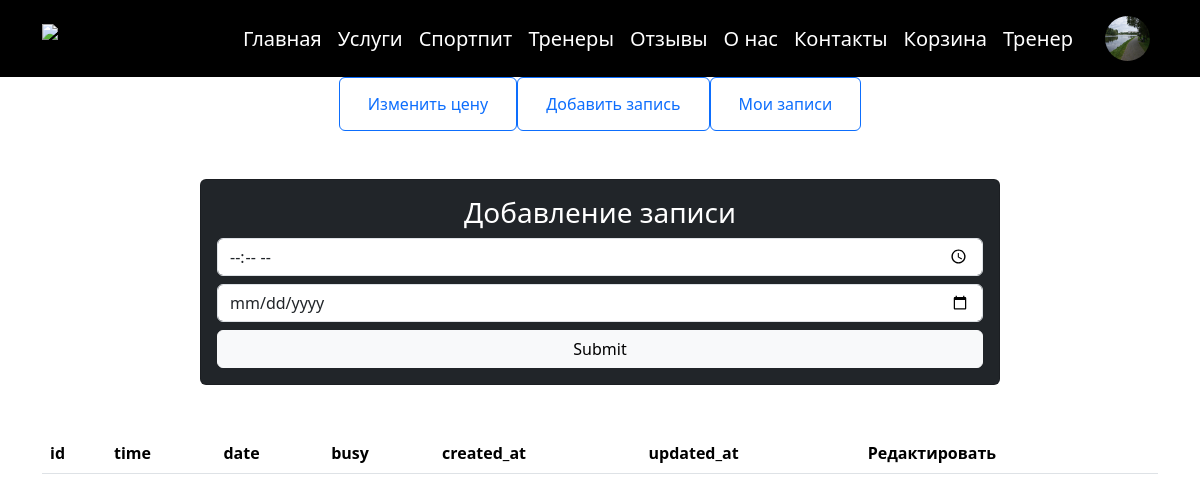
/trainer/index.php?page=record (signed in), run on an earlier commit of the app's database.
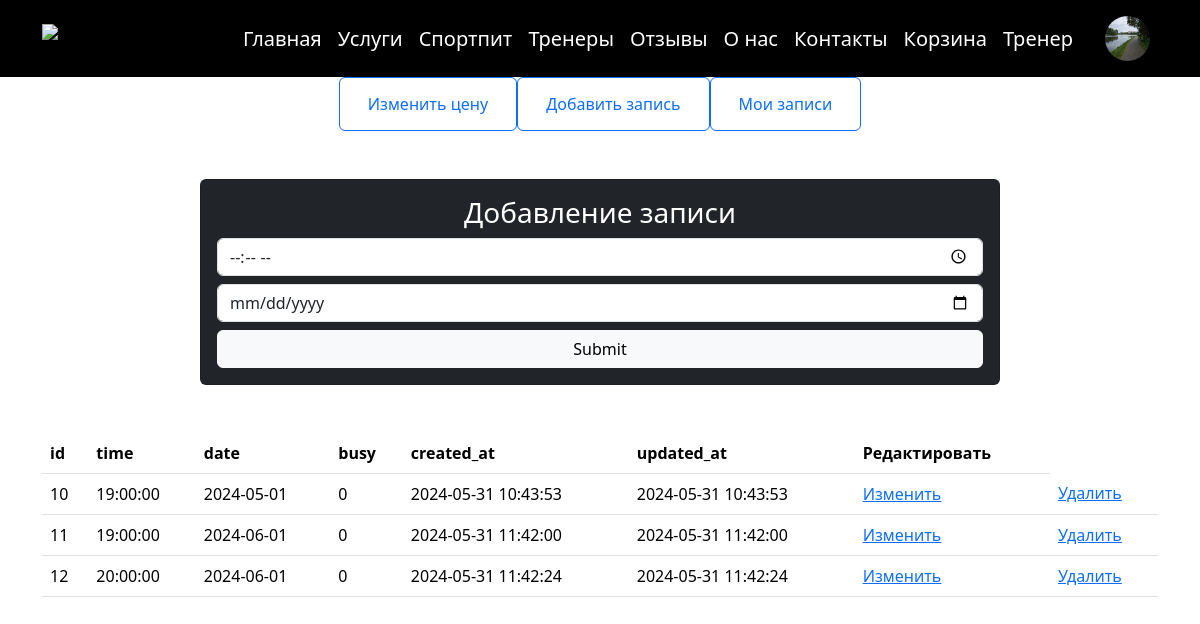
And on a later commit of the database.
### tables this page shows
CREATE TABLE `record` (
  `id` int NOT NULL,
  `time` time NOT NULL,
  `date` date NOT NULL,
  `busy` int NOT NULL DEFAULT '0',
  `user_id` int DEFAULT NULL,
  `id_trainer` int NOT NULL,
  `created_at` timestamp NOT NULL DEFAULT CURRENT_TIMESTAMP,
  `updated_at` timestamp NOT NULL DEFAULT CURRENT_TIMESTAMP
);

### controllers/connect.php (called while the page is built, shortened)
<?php
$connect=mysqli_connect('localhost', 'root', '', 'gym');
if (isset($_SESSION['user_id'])) $user = $connect->query("select * from users where id='$_SESSION[user_id]'")->fetch_array();
?>

### trainer/add_record.php (the view, shortened to what this page needs)
<?php
include_once '../controllers/connect.php';
require_once '../content/header.php';
$record = $connect->query("SELECT * FROM record WHERE busy = 0 AND id_trainer = $user[id]")->fetch_all(MYSQLI_ASSOC);
?>
    <section class="py-5">
        <div class="container">
            <div class="card text-bg-dark mx-auto p-3" style="max-width: 800px">
                <h3 class="d-flex justify-content-center">Добавление записи</h3>
                <form action="/trainer/controllers/add_record.php" class=" d-flex flex-column gap-2" method="post" enctype="multipart/form-data">
                    <input  type="time" name="time" placeholder="Время" class="form-control">
                    <input type="date" name="date" placeholder="Дата" class="form-control">
                    <input type="submit" class="btn btn-light" name="add_record">
                </form>
            </div>
        </div>
    </section>
    <section class="container">
        <table class="table">
            <thead>
            <tr>
                <th>id</th>
                <th>time</th>
                <th>date</th>
                <th>busy</th>
                <th>created_at</th>
                <th>updated_at</th>
                <th>Редактировать</th>
            </tr>
            </thead>
            <tbody>
            <?php foreach ($record as $item):?>
                <tr>
                    <td><?=$item["id"]?></td>
                    <td><?=$item["time"]?></td>
                    <td><?=$item["date"]?></td>
                    <td><?=$item["busy"]?></td>
                    <td><?=$item["created_at"]?></td>
                    <td><?=$item["updated_at"]?></td>
                    <td><a href="/trainer/update_record.php?record_id=<?=$item["id"]?>">Изменить</a></td>
                    <td><a href="/trainer/controllers/del.php?record_id=<?=$item["id"]?>">Удалить</a></td>
                </tr>
            <?php endforeach;?>
            </tbody>
        </table>
    </section>

What changed in the data, as far as the page shows it:
added record: id "10", time "19:00:00", date "2024-05-01", busy "0", created_at "2024-05-31 10:43:53", updated_at "2024-05-31 10:43:53"
added record: id "11", time "19:00:00", date "2024-06-01", busy "0", created_at "2024-05-31 11:42:00", updated_at "2024-05-31 11:42:00"
added record: id "12", time "20:00:00", date "2024-06-01", busy "0", created_at "2024-05-31 11:42:24", updated_at "2024-05-31 11:42:24"
